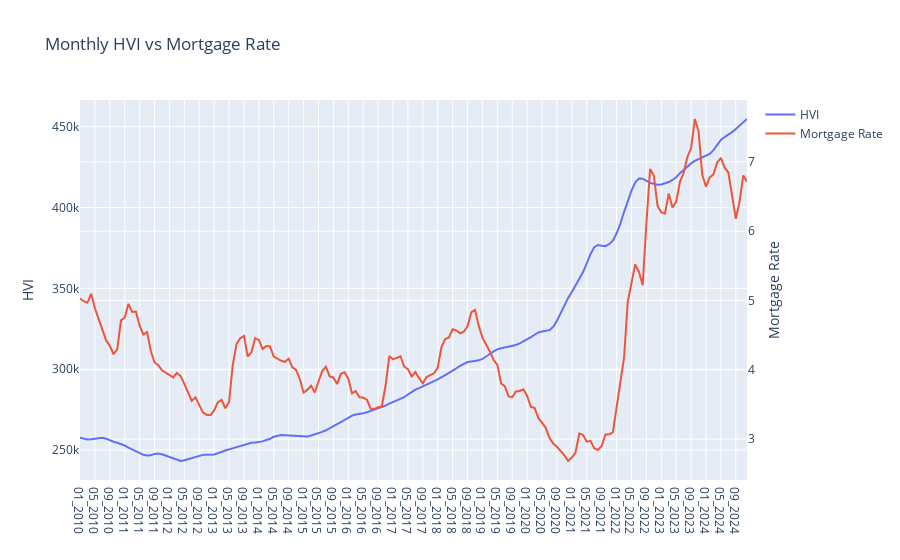

Notebook code for this chart:
### Code cell
msa = "Charlottesville, VA"

df_a = acs_annual[acs_annual["msa"] == msa]
df_m = zillow_monthly[zillow_monthly["msa"] == msa]

fig_income = px.line(df_a, x="year", y="income", title=f"Income Over Time — {msa}")
fig_hvi = px.line(df_a, x="year", y="hvi", title=f"Housing Value Over Time — {msa}")
fig_mort = px.line(df_a, x="year", y="mortgage_rate", title=f"Mortgage Rate Over Time — {msa}")
fig_aff = px.line(df_a, x="year", y="affordability", title=f"Affordability Index — {msa}")

fig_scatter = px.scatter(
df_a, x="income", y="hvi", color="year",
title="Income vs Home Value",
trendline="ols"
)

fig_hvi_m = px.line(df_m, x="month_year", y="hvi",
            title=f"Monthly Housing Value — {msa}")

fig_mort_m = px.line(df_m, x="month_year", y="mortgage_rate",
                title=f"Monthly Mortgage Rate — {msa}")

fig_dual = go.Figure()
fig_dual.add_trace(go.Scatter(
x=df_m["month_year"], y=df_m["hvi"], name="HVI"
))
fig_dual.add_trace(go.Scatter(
x=df_m["month_year"], y=df_m["mortgage_rate"], name="Mortgage Rate", yaxis="y2"
))
fig_dual.update_layout(
title="Monthly HVI vs Mortgage Rate",
yaxis=dict(title="HVI"),
yaxis2=dict(title="Mortgage Rate", overlaying="y", side="right")
)

### Figure 1 — Plotly figure (JSON) as saved in the notebook; plotly's stock layout.template omitted (floating-point values rounded to 4 significant figures; data arrays with more than 128 entries replaced by an {"elided": "..."} marker saying what was removed)
{"data": [{"name": "HVI", "type": "scatter", "x": {"elided": "180 str values"}, "y": {"elided": "180 float values"}}, {"name": "Mortgage Rate", "type": "scatter", "x": {"elided": "180 str values"}, "y": {"elided": "180 float values"}, "yaxis": "y2"}], "layout": {"title": {"text": "Monthly HVI vs Mortgage Rate"}, "yaxis": {"title": {"text": "HVI"}}, "yaxis2": {"overlaying": "y", "side": "right", "title": {"text": "Mortgage Rate"}}}}
